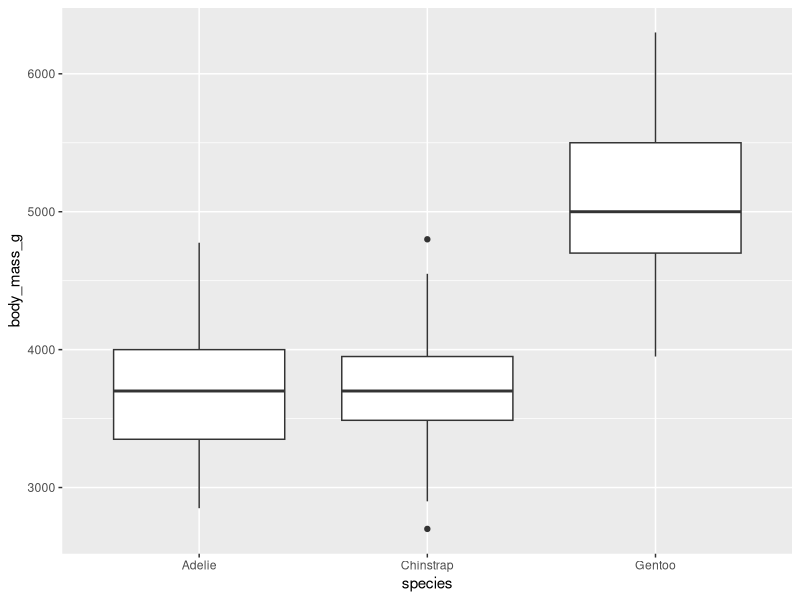
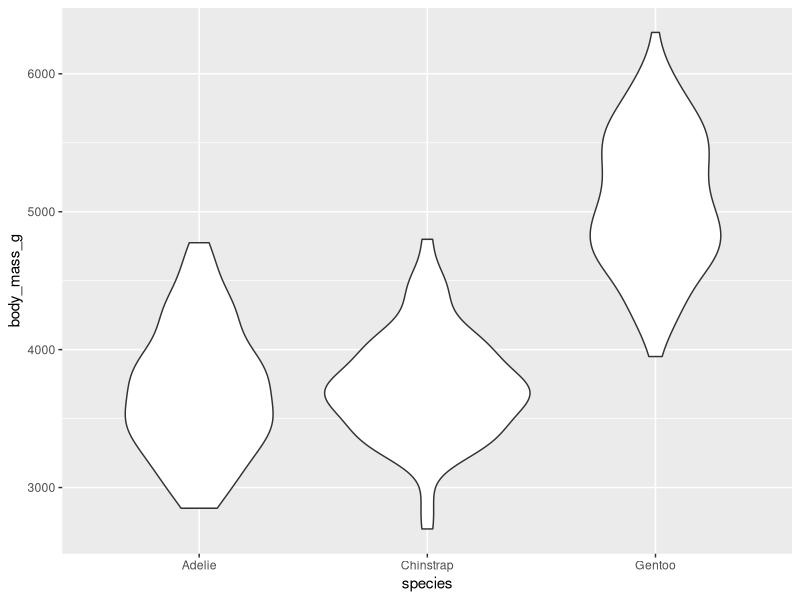
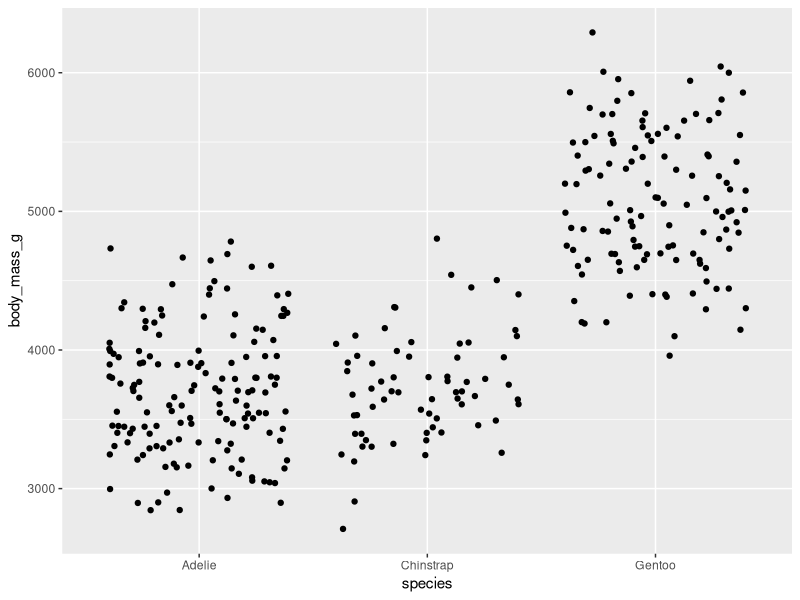
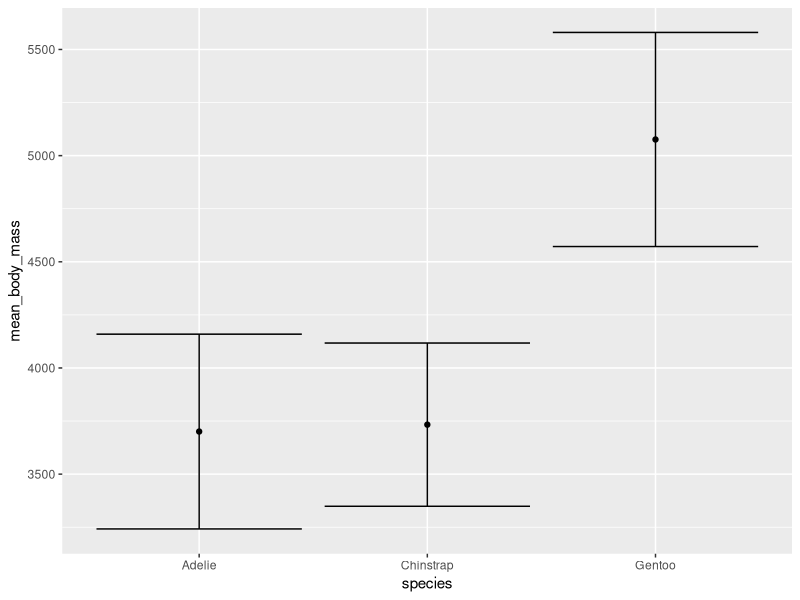
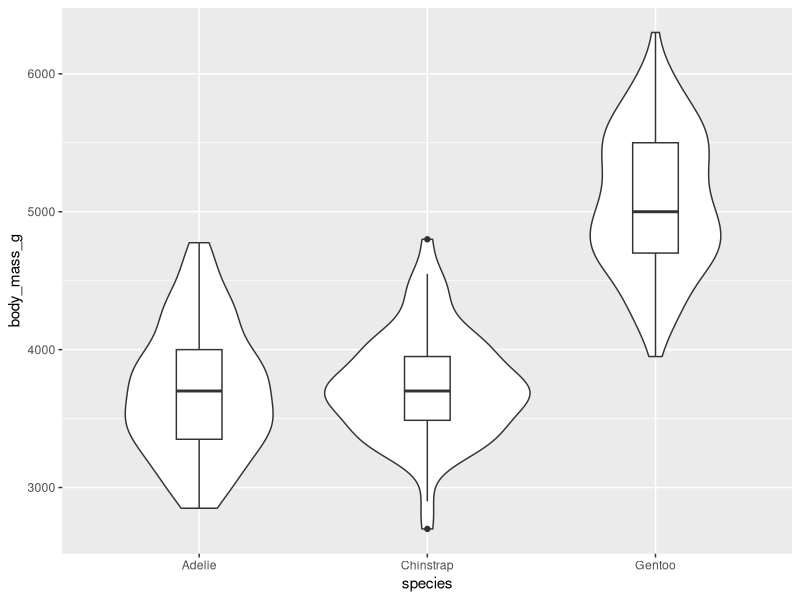
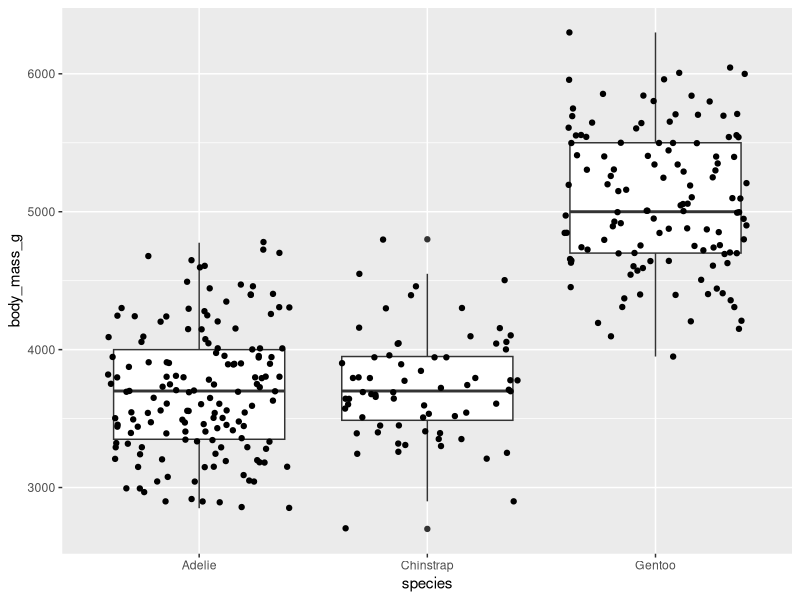
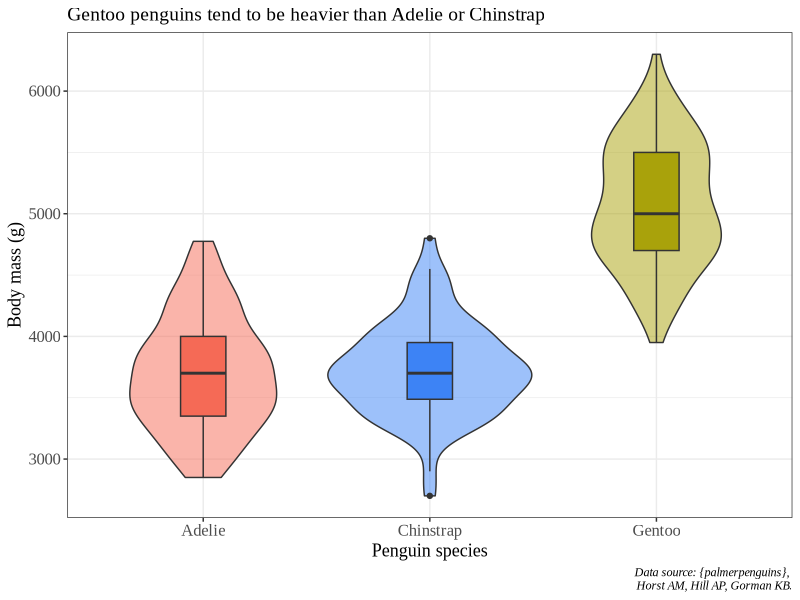
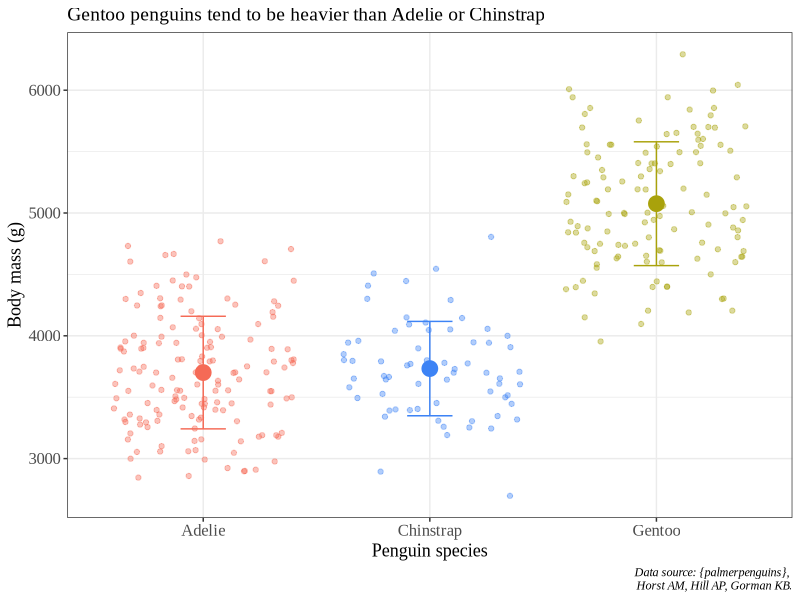

Write the R code that produced these figures, in order.
## ---- chunk 1
library(tidyverse)
library(palmerpenguins)
## ---- chunk 2
penguin_subset <- penguins %>% 
  group_by(island, species) %>% 
  filter(island %in% c("Biscoe", "Dream")) %>% 
  summarize(mean_flip = mean(flipper_length_mm, na.rm = TRUE),
            sd_flip = sd(flipper_length_mm, na.rm = TRUE),
            mean_bill = mean(bill_length_mm, na.rm = TRUE),
            sd_bill = sd(bill_length_mm, na.rm = TRUE))

penguin_subset
## ---- chunk 3
# new object names penguin_count from penguins
penguin_count <- penguins %>% 
  # group by island and species
  group_by(island, species) %>% 
  # count function counts number of rows (i.e. observations)
  count()

penguin_count
## ---- chunk 4
penguins %>% 
  group_by(species) %>% 
  summarize(mean_body_mass = mean(body_mass_g, na.rm = TRUE))
## ---- chunk 5
# create new object called penguin_newcol from penguins
penguin_newcol <- penguins %>% 
  # group by species
  group_by(species) %>% 
  # make a new column called body_mass_cat
  mutate(body_mass_cat = case_when(
    # in the case when year matches 2007, put "first"
    year == 2007 ~ "first", 
    # in the case when year matches 2008, put "second"
    year == 2008 ~ "second",
    # in the case when year matches 2009, put "third"
    year == 2009 ~ "third"
  ))

penguin_newcol
## ---- chunk 6
ggplot(data = penguins, aes(x = species, y = body_mass_g)) +
  geom_boxplot()
## ---- chunk 7
ggplot(data = penguins, aes(x = species, y = body_mass_g)) +
  geom_violin()
## ---- chunk 8
ggplot(data = penguins, aes(x = species, y = body_mass_g)) +
  geom_jitter() 
## ---- chunk 9
penguin_summary <- penguins %>% 
  group_by(species) %>% 
  summarize(mean_body_mass = mean(body_mass_g, na.rm = TRUE),
            sd_body_mass = sd(body_mass_g, na.rm = TRUE))
## ---- chunk 10
ggplot(data = penguin_summary, aes(x = species, y = mean_body_mass)) +
  geom_point() +
  geom_errorbar(aes(ymin = mean_body_mass - sd_body_mass, 
                    ymax = mean_body_mass + sd_body_mass))
## ---- chunk 11
ggplot(data = penguins, aes(x = species, y = body_mass_g)) +
  geom_violin() +
  # width argument controls boxplot width
  geom_boxplot(width = 0.2)
## ---- chunk 12
ggplot(data = penguins, aes(x = species, y = body_mass_g)) +
  geom_boxplot() +
  geom_jitter()
## ---- chunk 13
ggplot(data = penguins, aes(x = species, y = body_mass_g)) +
  # fill the violin shape using the species column: every species has a different color
  # alpha argument: makes the violin shape more transparent (scale of 0 to 1)
  geom_violin(aes(fill = species), alpha = 0.5) +
  # fill the boxplot shape using the species column
  # make the boxplots narrower
  geom_boxplot(aes(fill = species), width = 0.2) +
  # specify the colors you want to use for each species
  scale_fill_manual(values = c("#F56A56", "#3D83F5", "#A9A20B")) +
  # relabel the axis titles, plot title, and caption
  labs(x = "Penguin species", y = "Body mass (g)",
       title = "Gentoo penguins tend to be heavier than Adelie or Chinstrap",
       caption = "Data source: {palmerpenguins}, \n Horst AM, Hill AP, Gorman KB.") +
  # themes built in to ggplot
  theme_bw() +
  # other theme adjustments
  theme(legend.position = "none", 
        axis.title = element_text(size = 13),
        axis.text = element_text(size = 12),
        plot.title = element_text(size = 14),
        plot.caption = element_text(face = "italic"),
        text = element_text(family = "Times New Roman"))
## ---- chunk 14
ggplot() +
  # using two different data frames: penguins (raw data) and penguins_summary (mean and SD)
  # raw data are jittered
  geom_jitter(data = penguins, aes(x = species, y = body_mass_g, color = species), alpha = 0.4) +
  # summary data: mean is a point, bars are standard deviation
  geom_point(data = penguin_summary, aes(x = species, y = mean_body_mass, color = species), size = 5) +
  geom_errorbar(data = penguin_summary, aes(x = species, ymin = mean_body_mass - sd_body_mass, ymax = mean_body_mass + sd_body_mass, color = species), width = 0.2) +
  scale_color_manual(values = c("#F56A56", "#3D83F5", "#A9A20B")) +
  labs(x = "Penguin species", y = "Body mass (g)",
       title = "Gentoo penguins tend to be heavier than Adelie or Chinstrap",
       caption = "Data source: {palmerpenguins}, \n Horst AM, Hill AP, Gorman KB.") +
  theme_bw() +
  theme(legend.position = "none", 
        axis.title = element_text(size = 13),
        axis.text = element_text(size = 12),
        plot.title = element_text(size = 14),
        plot.caption = element_text(face = "italic"),
        text = element_text(family = "Times New Roman"))
